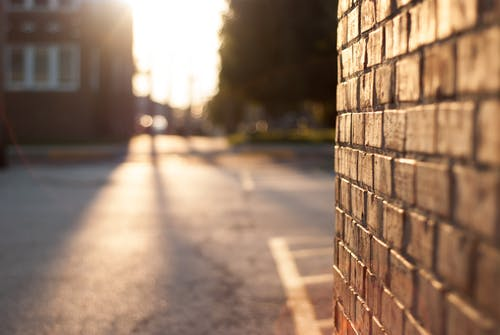
#> input picture Lab-VI/2.png, 500 x 335 px
$ python 1.py
#> lines starting #> are read from the running program, lines starting #| are printed output that depends on the picture
import numpy as np
import matplotlib.pyplot as plt
import cv2 as cv
import skimage.io as io
img=cv.imread("2.png",0)
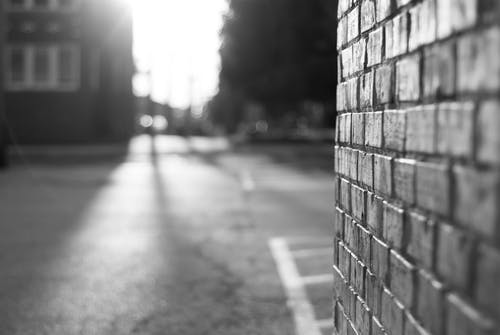
#> img: shape (335, 500); min 2, max 255, mean 128.7
m,n=img.shape
#> m = 335; n = 500
k1=np.array([[0,-1,0],[-1,5,-1],[0,-1,0]])
img_s1=cv.filter2D(src=img, ddepth=-1, kernel=k1)
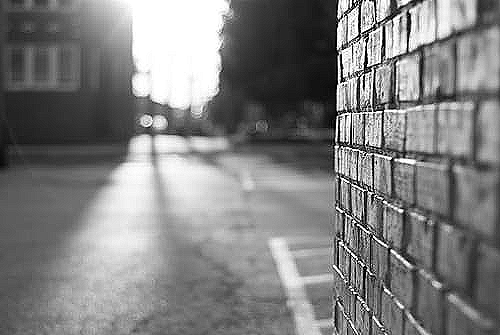
#> img_s1: shape (335, 500); min 0, max 255, mean 128.4
k2=np.array([[-1,-1,-1],[-1,9,-1],[-1,-1,-1]])
img_s2=cv.filter2D(src=img, ddepth=-1, kernel=k2)
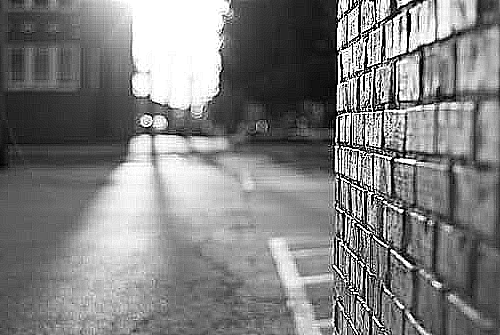
#> img_s2: shape (335, 500); min 0, max 255, mean 128
t=["Orginal Image","Sharpened Image with k1","Sharpened Image with k2"]
im=[img,img_s1,img_s2]
for i in range(3):
    plt.subplot(1,3,i+1)
    plt.title(t[i])
    plt.imshow(im[i],cmap="gray")
    plt.axis('off')
plt.show()
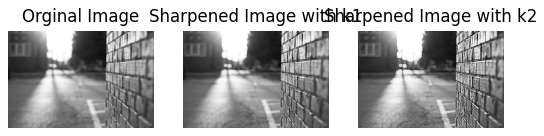
#> figure drawn by matplotlib, 3 panels

$ run again, with Lab-VI/1.png copied over Lab-VI/2.png
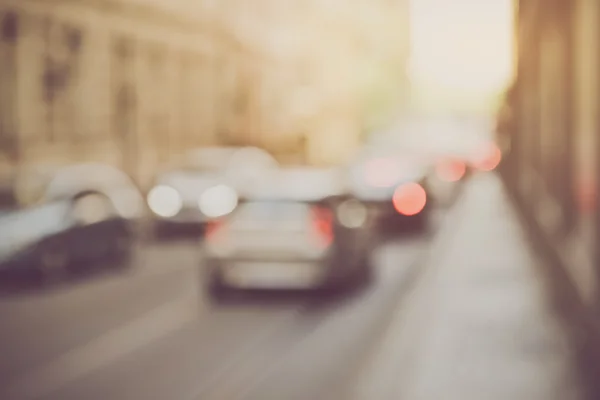
#> input picture Lab-VI/1.png, 600 x 400 px
#> `img=cv.imread("2.png",0)`:
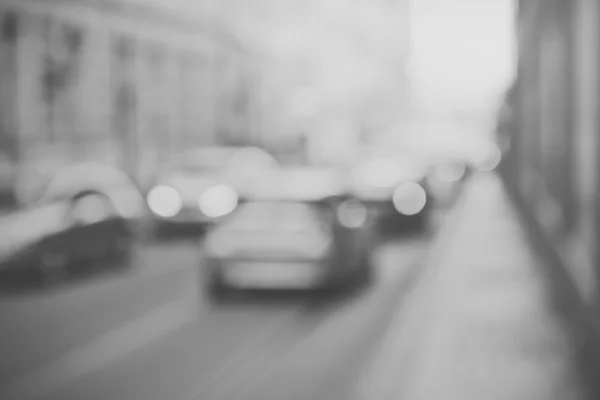
#> img: shape (400, 600); min 59, max 229, mean 157.9
#> `plt.show()`:
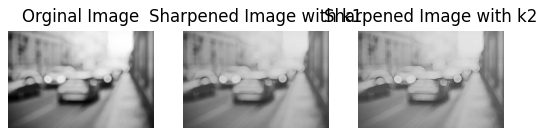
#> figure drawn by matplotlib, 3 panels

$ run again, with Lab-VI/I2.png copied over Lab-VI/2.png
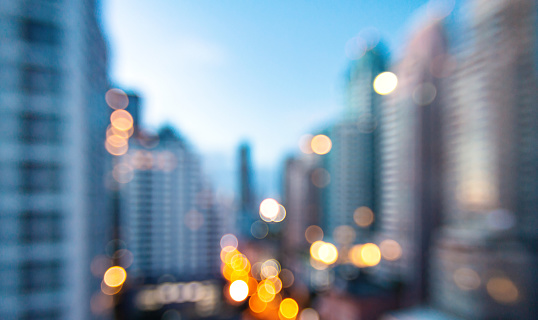
#> input picture Lab-VI/I2.png, 538 x 320 px
#> `img_s2=cv.filter2D(src=img, ddepth=-1, kernel=k2)`:
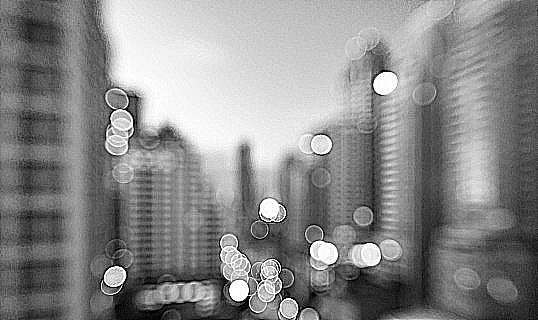
#> img_s2: shape (320, 538); min 0, max 255, mean 137.1
#> `plt.show()`:
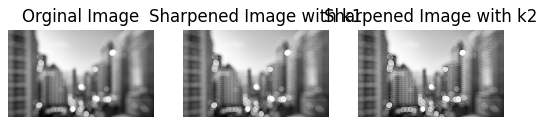
#> figure drawn by matplotlib, 3 panels
